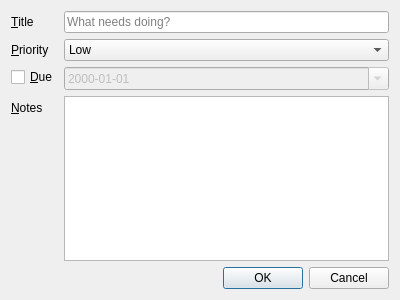
<?xml version="1.0" encoding="UTF-8"?>
<ui version="4.0">
 <class>TaskDialog</class>
 <widget class="QDialog" name="TaskDialog">
  <property name="geometry">
   <rect>
    <x>0</x>
    <y>0</y>
    <width>400</width>
    <height>300</height>
   </rect>
  </property>
  <property name="windowTitle">
   <string>Task</string>
  </property>
  <property name="modal">
   <bool>true</bool>
  </property>
  <layout class="QVBoxLayout" name="mainLayout">
   <item>
    <layout class="QFormLayout" name="formLayout">
     <item row="0" column="0">
      <widget class="QLabel" name="titleLabel">
       <property name="text">
        <string>&amp;Title</string>
       </property>
       <property name="buddy">
        <cstring>titleEdit</cstring>
       </property>
      </widget>
     </item>
     <item row="0" column="1">
      <widget class="QLineEdit" name="titleEdit">
       <property name="placeholderText">
        <string>What needs doing?</string>
       </property>
      </widget>
     </item>
     <item row="1" column="0">
      <widget class="QLabel" name="priorityLabel">
       <property name="text">
        <string>&amp;Priority</string>
       </property>
       <property name="buddy">
        <cstring>priorityCombo</cstring>
       </property>
      </widget>
     </item>
     <item row="1" column="1">
      <widget class="QComboBox" name="priorityCombo">
       <item>
        <property name="text">
         <string>Low</string>
        </property>
       </item>
       <item>
        <property name="text">
         <string>Medium</string>
        </property>
       </item>
       <item>
        <property name="text">
         <string>High</string>
        </property>
       </item>
      </widget>
     </item>
     <item row="2" column="0">
      <widget class="QCheckBox" name="dueCheck">
       <property name="text">
        <string>&amp;Due</string>
       </property>
      </widget>
     </item>
     <item row="2" column="1">
      <widget class="QDateEdit" name="dueEdit">
       <property name="enabled">
        <bool>false</bool>
       </property>
       <property name="calendarPopup">
        <bool>true</bool>
       </property>
       <property name="displayFormat">
        <string>yyyy-MM-dd</string>
       </property>
      </widget>
     </item>
     <item row="3" column="0">
      <widget class="QLabel" name="notesLabel">
       <property name="text">
        <string>&amp;Notes</string>
       </property>
       <property name="buddy">
        <cstring>notesEdit</cstring>
       </property>
      </widget>
     </item>
     <item row="3" column="1">
      <widget class="QPlainTextEdit" name="notesEdit"/>
     </item>
    </layout>
   </item>
   <item>
    <widget class="QDialogButtonBox" name="buttonBox">
     <property name="standardButtons">
      <set>QDialogButtonBox::StandardButton::Cancel|QDialogButtonBox::StandardButton::Ok</set>
     </property>
    </widget>
   </item>
  </layout>
 </widget>
 <resources/>
 <connections>
  <connection>
   <sender>buttonBox</sender>
   <signal>accepted()</signal>
   <receiver>TaskDialog</receiver>
   <slot>accept()</slot>
  </connection>
  <connection>
   <sender>buttonBox</sender>
   <signal>rejected()</signal>
   <receiver>TaskDialog</receiver>
   <slot>reject()</slot>
  </connection>
  <connection>
   <sender>dueCheck</sender>
   <signal>toggled(bool)</signal>
   <receiver>dueEdit</receiver>
   <slot>setEnabled(bool)</slot>
  </connection>
 </connections>
</ui>
